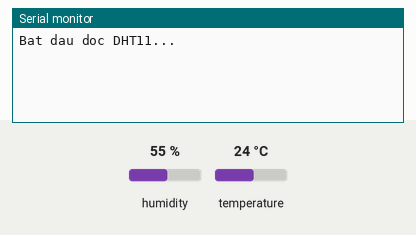
The sketch below on a simulated ESP32. On the bench: the last lines printed to the serial monitor. Inputs (shaded band) come from the test bench; at power-on: humidity 55 %, temperature 24 °C.

Above: at 2.2 s.
2.3 s: humidity set to 22 %
At 3.5 s:
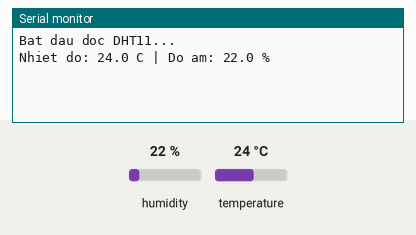
6.5 s: temperature set to 12 °C
At 8.2 s:
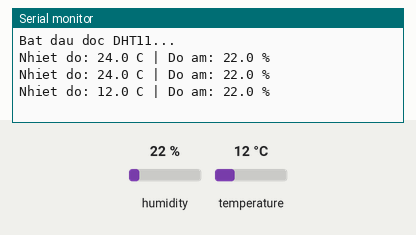
9.5 s: humidity set to 40 %
At 11.8 s:
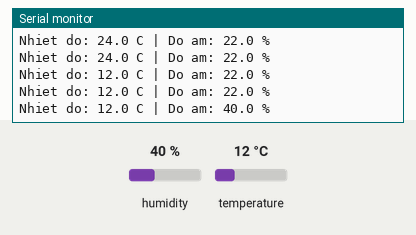

Measured:
- after the input at 2.3 s, the serial monitor: prints a new line after 0.72 s (image 1)
- after the input at 6.5 s, the serial monitor: prints a new line after 0.57 s (image 2)
- after the input at 9.5 s, the serial monitor: prints a new line after 1.6 s (image 3)

The sketch:

02_dht_test.ino
```cpp
#include "DHT.h"

#define DHT_PIN  4
#define DHT_TYPE DHT11

DHT dht(DHT_PIN, DHT_TYPE);

void setup() {
  Serial.begin(115200);
  delay(1000);
  Serial.println("Bat dau doc DHT11...");
  dht.begin();
}

void loop() {
  delay(2000);

  float h = dht.readHumidity();
  float t = dht.readTemperature();

  if (isnan(h) || isnan(t)) {
    Serial.println("LOI: khong doc duoc DHT11. Kiem tra lai day va chan GPIO.");
    return;
  }

  Serial.printf("Nhiet do: %.1f C | Do am: %.1f %%\n", t, h);
}
```
